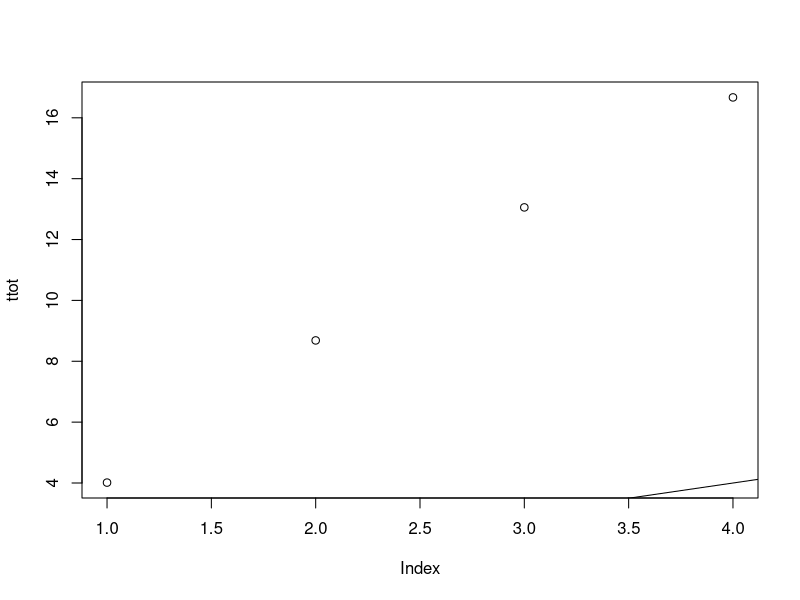

This chart was generated by the following R code:
t0 <- c(2.7,1.5,2.4,5.4,0.4,1.9,0.9,2.8,0.2,2.4,1.7,1.9,1.2,1.5,0.7,3.2,2.1,1.8,0.5,0,0.8,0.3,3.1,1.3,0.5,1.7,2.8,1.1,1.9,1.2,0.6,2.7)
t02 <- (t0 * t0)
t02m <- mean(t02)

t1 <- c(2.7,5.9,2.1,2.4,2.3,1.2,3.4,1.1,2.9,2.4,1.7,0.1,2.5,1.2,0.9,0.9,0.3,3.6,0.7,3.6,2.6,2.7,0.1,0.4,0.2,0.8,0.7,0.2,2.6,0.4,0.5,1.5)
t12 <- (t1 * t1)
t12m <- mean(t12)

t2 <- c(3.2,2.5,0.7,1.8,3.1,0.3,2.1,1.0,0.8,2.8,0.6,2.9,0.6,5.4,4.9,2.4,2.5,0.1,0.4,0.8,1.5,0.7,0.6,0.1,0.8,0.2,0.3,2.7,0.5,0.0,2.8,1.3)
t22 <- (t2 * t2)
t22m <- mean(t22)

t3 <- c(1.6,1.6,0.7,0.3,0.4,1.9,2.4,0.6,2.2,1.1,0.1,0.7,1.0,3.9,0,0.6,5.2,3.7,2.1,0.8,2.1,1.8,0.4,0.4,1.2,0.2,0.3,3.4,2.3,1.6,1.0,1.1)
t32 <- (t3 * t3)
t32m <- mean(t32)

x2 <- t02m + t12m
x3 <- x2 + t22m
x4 <- x3 + t32m

ttot <- c(t02m,x2,x3,x4)

ttot <- ttot

plot(ttot)
abline(a=0 , b=1)
